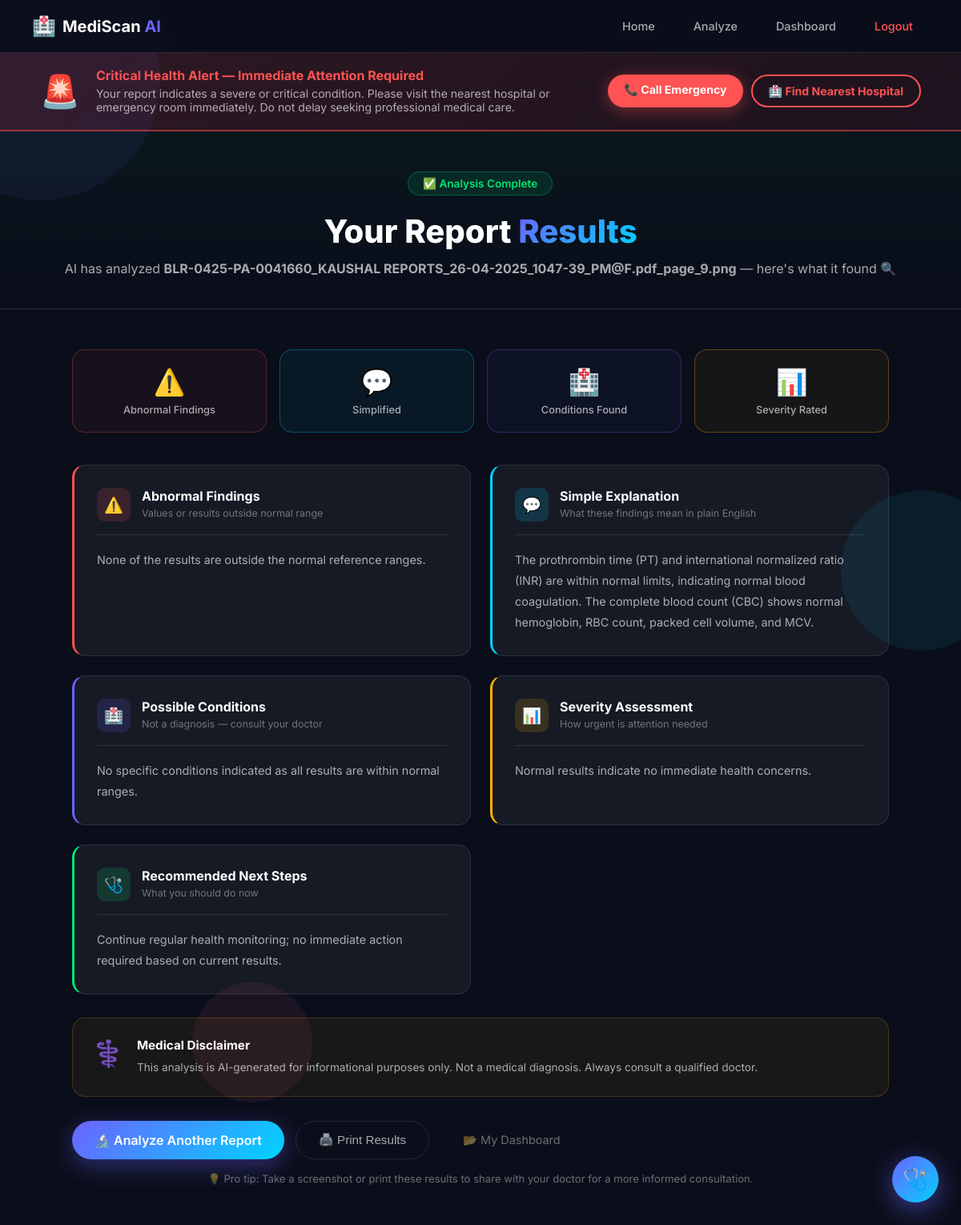
/report/32 (signed in), run on the app's committed database.
### tables this page shows
CREATE TABLE reports (
            id              INTEGER PRIMARY KEY AUTOINCREMENT,
            user_id         INTEGER NOT NULL,
            filename        TEXT,
            file_path       TEXT,
            report_text     TEXT,
            abnormal_findings   TEXT,
            simple_explanation  TEXT,
            possible_conditions TEXT,
            severity            TEXT,
            next_steps          TEXT,
            disclaimer          TEXT,
            raw_response        TEXT,
            severity_level      INTEGER DEFAULT 0,
            uploaded_at         TEXT DEFAULT (datetime('now')),
            FOREIGN KEY(user_id) REFERENCES users(id)
        );

### app.py (the view)
@app.route("/report/<int:report_id>")
@login_required
def view_report(report_id):
    conn = get_db()
    report = conn.execute(
        "SELECT * FROM reports WHERE id=? AND user_id=?",
        (report_id, session["user_id"])
    ).fetchone()
    conn.close()
    if not report:
        flash("Report not found.", "danger")
        return redirect(url_for("dashboard"))
    data = dict(report)
    data["raw"] = data.get("raw_response", "")
    return render_template("result.html", data=data)

### app.py (called while the page is built)
def get_db():
    conn = sqlite3.connect(DB_PATH)
    conn.row_factory = sqlite3.Row
    return conn

def login_required(f):
    @wraps(f)
    def decorated(*args, **kwargs):
        if "user_id" not in session:
            flash("Please log in to continue.", "warning")
            return redirect(url_for("login"))
        return f(*args, **kwargs)
    return decorated

### templates/result.html (shortened to what this page needs)
<!DOCTYPE html>
<html lang="en">
<head>
    <link rel="stylesheet" href="{{ url_for('static', filename='style.css') }}">
</head>
<body class="result-page">
<div class="bg-particles">
    <div class="particle"></div><div class="particle"></div><div class="particle"></div>
</div>
<nav class="navbar">
    <div class="nav-brand">
        <a href="/" style="text-decoration:none;display:flex;align-items:center;gap:8px;">
            <span class="nav-icon">🏥</span>
            <span class="nav-title">MediScan <span class="highlight">AI</span></span>
        </a>
    </div>
    <div class="nav-links">
        <a href="/" class="nav-link">Home</a>
        <a href="/analyze" class="nav-link">Analyze</a>
        <a href="/dashboard" class="nav-link">Dashboard</a>
        <a href="/logout" class="nav-link logout-link">Logout</a>
    </div>
</nav>
{% if data.severity_level == 3 %}
<div class="safety-warning-banner animate-pop">
    <div class="safety-warning-inner">
        <div class="safety-icon">🚨</div>
        <div class="safety-text">
            <strong>Critical Health Alert — Immediate Attention Required</strong>
            <p>Your report indicates a severe or critical condition. Please visit the nearest hospital or emergency room immediately. Do not delay seeking professional medical care.</p>
        </div>
        <div class="safety-actions">
            <a href="tel:112" class="btn-emergency">📞 Call Emergency</a>
            <a href="https://www.google.com/maps/search/hospital+near+me" target="_blank" class="btn-hospital">🏥 Find Nearest Hospital</a>
        </div>
    </div>
</div>
{% endif %}
<div class="result-header">
    <div class="result-header-content">
        <div class="success-badge animate-pop">✅ Analysis Complete</div>
        <h1>Your Report <span class="gradient-text">Results</span></h1>
        <p>AI has analyzed <strong>{{ data.filename }}</strong> — here's what it found 🔍</p>
    </div>
</div>
<div class="results-container">
    <div class="summary-row animate-slide-up">
        <div class="summary-card red">
            <div class="summary-card-icon">⚠️</div>
            <div class="summary-card-label">Abnormal Findings</div>
        </div>
        <div class="summary-card blue">
            <div class="summary-card-icon">💬</div>
            <div class="summary-card-label">Simplified</div>
        </div>
        <div class="summary-card purple">
            <div class="summary-card-icon">🏥</div>
            <div class="summary-card-label">Conditions Found</div>
        </div>
        <div class="summary-card orange">
            <div class="summary-card-icon">📊</div>
            <div class="summary-card-label">Severity Rated</div>
        </div>
    </div>
    <div class="results-grid">
        {% if data.abnormal_findings %}
        <div class="result-section-card abnormal animate-card" style="animation-delay:0.1s">
            <div class="section-card-header">
                <div class="section-icon-wrap red-bg">⚠️</div>
                <div><h3>Abnormal Findings</h3><p>Values or results outside normal range</p></div>
            </div>
            <div class="section-card-body">{{ data.abnormal_findings | replace('\n','<br>') | safe }}</div>
        </div>
        {% endif %}
        {% if data.simple_explanation %}
        <div class="result-section-card explanation animate-card" style="animation-delay:0.2s">
            <div class="section-card-header">
                <div class="section-icon-wrap blue-bg">💬</div>
                <div><h3>Simple Explanation</h3><p>What these findings mean in plain English</p></div>
            </div>
            <div class="section-card-body">{{ data.simple_explanation | replace('\n','<br>') | safe }}</div>
        </div>
        {% endif %}
        {% if data.possible_conditions %}
        <div class="result-section-card conditions animate-card" style="animation-delay:0.3s">
            <div class="section-card-header">
                <div class="section-icon-wrap purple-bg">🏥</div>
                <div><h3>Possible Conditions</h3><p>Not a diagnosis — consult your doctor</p></div>
            </div>
            <div class="section-card-body">{{ data.possible_conditions | replace('\n','<br>') | safe }}</div>
        </div>
        {% endif %}
        {% if data.severity %}
        <div class="result-section-card severity animate-card" style="animation-delay:0.4s">
            <div class="section-card-header">
                <div class="section-icon-wrap orange-bg">📊</div>
                <div><h3>Severity Assessment</h3><p>How urgent is attention needed</p></div>
            </div>
            <div class="section-card-body">{{ data.severity | replace('\n','<br>') | safe }}</div>
        </div>
        {% endif %}
        {% if data.next_steps %}
        <div class="result-section-card next-steps animate-card" style="animation-delay:0.5s">
            <div class="section-card-header">
                <div class="section-icon-wrap green-bg">🩺</div>
                <div><h3>Recommended Next Steps</h3><p>What you should do now</p></div>
            </div>
            <div class="section-card-body">{{ data.next_steps | replace('\n','<br>') | safe }}</div>
        </div>
        {% endif %}
    </div>
    <div class="result-disclaimer animate-card" style="animation-delay:0.6s">
        <div class="disclaimer-icon">⚕️</div>
        <div class="disclaimer-text">
            <strong>Medical Disclaimer</strong>
            <p>{% if data.disclaimer %}{{ data.disclaimer }}{% else %}This analysis is generated by AI and is for <strong>informational purposes only</strong>. It is NOT a medical diagnosis. Always consult a qualified healthcare professional before making any medical decisions.{% endif %}</p>
        </div>
    </div>
    <div class="result-actions animate-card" style="animation-delay:0.7s">
        <a href="/analyze" class="btn-primary"><span>🔬 Analyze Another Report</span></a>
        <button onclick="window.print()" class="btn-secondary">🖨️ Print Results</button>
        <a href="/dashboard" class="btn-ghost">📂 My Dashboard</a>
    </div>
    <p class="share-note">💡 Pro tip: Take a screenshot or print these results to share with your doctor for a more informed consultation.</p>
</div>
</body>
</html>

### data on the page
reports: filename "BLR-0425-PA-0041660_KAUSHAL REPORTS_26-04-2025_1047-39_PM@F.pdf_page_9.png", abnormal_findings "None of the results are outside the normal reference ranges.", simple_explanation "The prothrombin time (PT) and international normalized ratio (INR) are within normal limits, indicating normal blood coagulation. The complete blood count (CBC) shows normal hemoglobin, RBC count, packed cell volume, and MCV.", possible_conditions "No specific conditions indicated as all results are within normal ranges.", severity "Normal results indicate no immediate health concerns.", next_steps "Continue regular health monitoring; no immediate action required based on current results.", disclaimer "This analysis is AI-generated for informational purposes only. Not a medical diagnosis. Always consult a qualified doctor."
